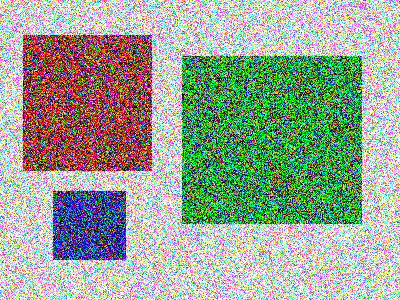
#> input picture pic2.png, 400 x 300 px
$ python shape_detection_basic.py
#> lines starting #> are read from the running program, lines starting #| are printed output that depends on the picture; after the words box and inside, x2 and y2 are one past the last pixel; in counts of white or black regions, pixels touching at a corner belong together
import cv2
import numpy as np

img = cv2.imread('pic2.png', -1)
#> img is the input picture: shape (300, 400, 3); mean B, G, R 150, 164.4, 153.8

img_copy = img.copy()

img_gray =  cv2.cvtColor(img, cv2.COLOR_BGR2GRAY)
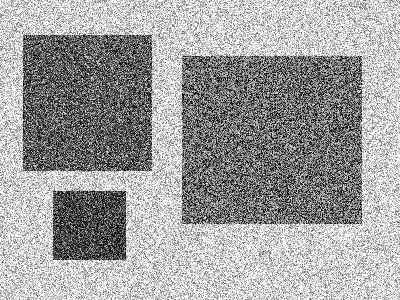
#> img_gray: shape (300, 400); min 0, max 255, mean 159.6
ret, thresh = cv2.threshold(img_gray,170,250, cv2.THRESH_BINARY)
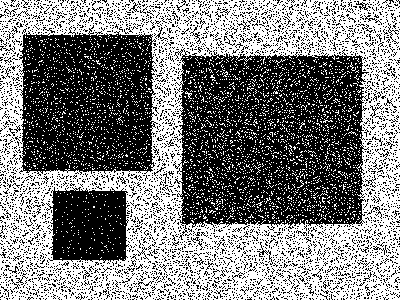
#> thresh: shape (300, 400); values 0 (black) and 250 (white), 49.6% white in thin lines or dots
thresh = cv2.medianBlur(thresh,9)
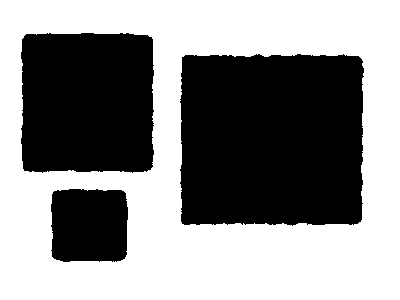
#> thresh: shape (300, 400); values 0 (black) and 250 (white), 55.2% white; 3 black regions
contours, _ = cv2.findContours(thresh,cv2.RETR_TREE, cv2.CHAIN_APPROX_NONE)
#> contours = 4 contours; box (x1, y1, x2, y2) and area: (0, 0, 400, 300) 119301, (179, 53, 365, 227) 30832, (20, 32, 155, 174) 18198, (50, 188, 129, 263) 5442

for contour in contours:
    approx = cv2.approxPolyDP(contour,0.01*cv2.arcLength(contour, True), True)
    cv2.drawContours(img, [approx], 0, (0,0,0), 1)
    x = approx.ravel()[0]
    y = approx.ravel()[1]
    if len(approx) == 4:
        x, y, w, h = cv2.boundingRect(approx)
        aspectratio = float(w)/h
        if aspectratio >= 0.95 and aspectratio <= 1.05:
            cv2.putText(img,'Square', (x, y-5), cv2.FONT_HERSHEY_SIMPLEX,1,(0,0,0), 1)
        else:
            cv2.putText(img,'Rectangle', (x, y-5), cv2.FONT_HERSHEY_SIMPLEX,1,(0,0,0), 1)
    else:
        cv2.putText(img,'Circle', (x, y-5), cv2.FONT_HERSHEY_SIMPLEX,1,(0,0,0), 1)
#> this loop made 4 passes
#> (approx, w, h, aspectratio) on passes 1, 3, 4: ([[0, 0], [0, 299], [399, 299], [399, 0]], 400, 300, 1.33), ([[181, 57], [358, 55], [361, 221], [182, 224]], 181, 170, 1.06), ([[26, 33], [152, 37], [150, 170], [23, 170]], 130, 138, 0.942)
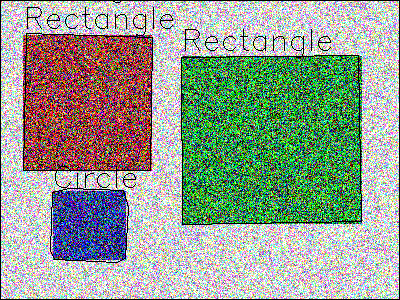
#> img: shape (300, 400, 3); 3.18% of pixels changed, all inside (x1, y1, x2, y2) = (0, 0, 400, 300)

cv2.imshow("Image", img)
cv2.waitKey(0)
cv2.destroyAllWindows()

$ run again, with pic3.png copied over pic2.png
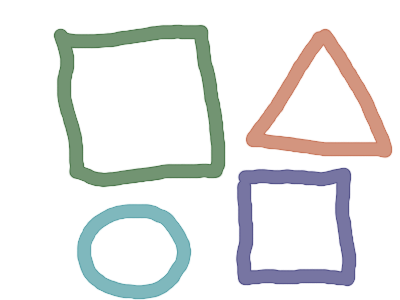
#> input picture pic3.png, 400 x 300 px
#> img is the input picture: shape (300, 400, 3); mean B, G, R 232.6, 233.5, 232.3
#> `thresh = cv2.medianBlur(thresh,9)`:
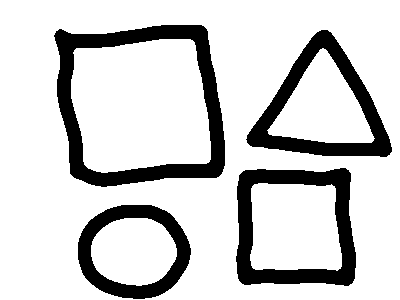
#> thresh: shape (300, 400); values 0 (black) and 250 (white), 81.4% white; 4 black regions
#> contours = 9 contours; largest, box (x1, y1, x2, y2) and area: (0, 0, 400, 300) 119301, (53, 24, 226, 188) 23930, (71, 39, 211, 173) 15709, (235, 167, 357, 287) 13196, (245, 29, 393, 158) 11026
#> the loop `for contour in contours:` made 9 passes
#> (approx, w, h, aspectratio) on passes 1, 5: ([[0, 0], [0, 299], [399, 299], [399, 0]], 400, 300, 1.33), ([[252, 186], [253, 268], [340, 268], [334, 186]], 89, 83, 1.07)
#> after the loop `for contour in contours:`:
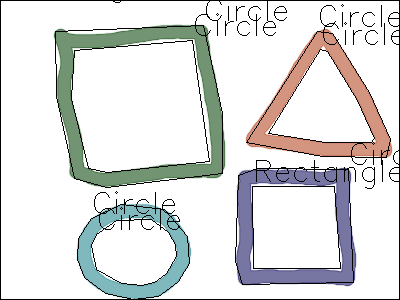
#> img: shape (300, 400, 3); 4.94% of pixels changed, all inside (x1, y1, x2, y2) = (0, 0, 400, 300)
